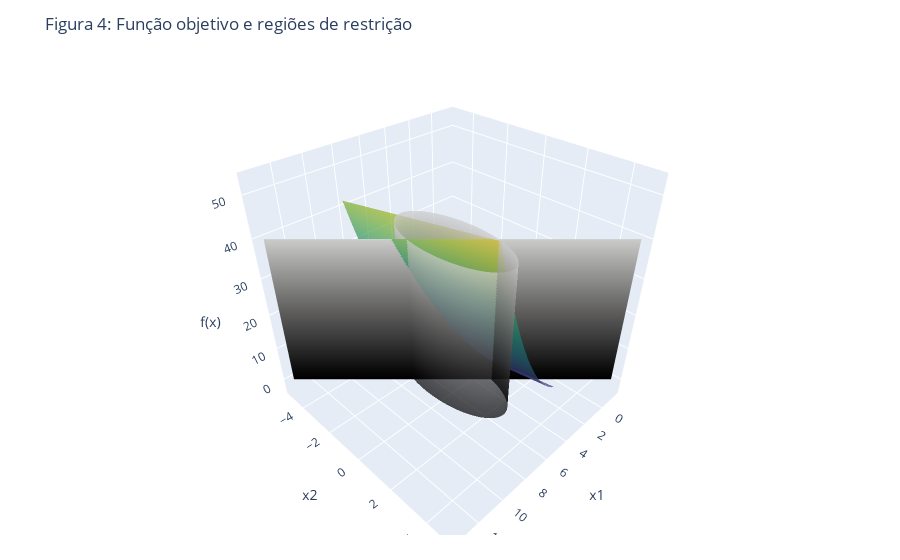

Notebook code cell kept with this figure:
### Code cell
x1 = np.array([np.linspace(3, 9, 100) for _ in range(100)])
x2 = np.array([np.linspace(-4, 4, 100) for _ in range(100)]).T
z = (x1**2) - (4*x1) + x2 + 4

c1_x1_sur = np.array([np.linspace(c1_x1[0], c1_x1[1], 100) for _ in range(100)])
c1_x2_sur = np.array([np.linspace(c1_x2[0], c1_x2[1], 100) for _ in range(100)])
c1_z = np.array([np.linspace(0, 40, 100) for _ in range (100)]).T

cyl_theta = np.linspace(0, 2*np.pi, 100)
cyl_z = np.linspace(0, 40, 100)
cyl_theta, cyl_z = np.meshgrid(cyl_theta, cyl_z)
cyl_x1 = 2 * np.cos(cyl_theta) + 6
cyl_x2 = 3 * np.sin(cyl_theta)

fig = go.Figure(data=[go.Surface(x=x1, y=x2, z=z, opacity=0.7, showscale=False, colorscale="Viridis"),
                      go.Surface(x=cyl_x1, y=cyl_x2, z=cyl_z, opacity=0.7, showscale=False, colorscale="gray"),
                      go.Surface(x=c1_x1_sur, y=c1_x2_sur, z=c1_z, showscale=False, colorscale="gray")])
                
fig.update_layout(title='Figura 4: Função objetivo e regiões de restrição',
                  margin=dict(l=25, r=20, b=25, t=60),
                  scene = dict(xaxis_title='x1', yaxis_title='x2', zaxis_title='f(x)'))
fig.show()

### Figure 1 — Plotly figure (JSON) as saved in the notebook; plotly's stock layout.template omitted (floating-point values rounded to 4 significant figures; data arrays with more than 128 entries replaced by an {"elided": "..."} marker saying what was removed)
{"data": [{"colorscale": [[0, "#440154"], [0.1111, "#482878"], [0.2222, "#3e4989"], [0.3333, "#31688e"], [0.4444, "#26828e"], [0.5556, "#1f9e89"], [0.6667, "#35b779"], [0.7778, "#6ece58"], [0.8889, "#b5de2b"], [1, "#fde725"]], "opacity": 0.7, "showscale": false, "type": "surface", "x": {"elided": "100x100 float values"}, "y": {"elided": "100x100 float values"}, "z": {"elided": "100x100 float values"}}, {"colorscale": [[0, "rgb(0, 0, 0)"], [0.09091, "rgb(16, 16, 16)"], [0.1818, "rgb(38, 38, 38)"], [0.2727, "rgb(59, 59, 59)"], [0.3636, "rgb(81, 80, 80)"], [0.4545, "rgb(102, 101, 101)"], [0.5455, "rgb(124, 123, 122)"], [0.6364, "rgb(146, 146, 145)"], [0.7273, "rgb(171, 171, 170)"], [0.8182, "rgb(197, 197, 195)"], [0.9091, "rgb(224, 224, 223)"], [1, "rgb(254, 254, 253)"]], "opacity": 0.7, "showscale": false, "type": "surface", "x": {"elided": "100x100 float values"}, "y": {"elided": "100x100 float values"}, "z": {"elided": "100x100 float values"}}, {"colorscale": [[0, "rgb(0, 0, 0)"], [0.09091, "rgb(16, 16, 16)"], [0.1818, "rgb(38, 38, 38)"], [0.2727, "rgb(59, 59, 59)"], [0.3636, "rgb(81, 80, 80)"], [0.4545, "rgb(102, 101, 101)"], [0.5455, "rgb(124, 123, 122)"], [0.6364, "rgb(146, 146, 145)"], [0.7273, "rgb(171, 171, 170)"], [0.8182, "rgb(197, 197, 195)"], [0.9091, "rgb(224, 224, 223)"], [1, "rgb(254, 254, 253)"]], "showscale": false, "type": "surface", "x": {"elided": "100x100 float values"}, "y": {"elided": "100x100 float values"}, "z": {"elided": "100x100 float values"}}], "layout": {"margin": {"b": 25, "l": 25, "r": 20, "t": 60}, "scene": {"xaxis": {"title": {"text": "x1"}}, "yaxis": {"title": {"text": "x2"}}, "zaxis": {"title": {"text": "f(x)"}}}, "title": {"text": "Figura 4: Função objetivo e regiões de restrição"}}}
